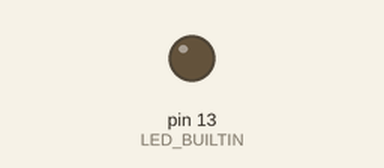
Recording of a sketch running on a simulated Arduino Uno, built with avr-gcc and run on an emulated ATmega328P. Parts: output pins drawn as LEDs (lit = HIGH). What the sketch prints to the serial monitor is not drawn.

Above: at 0.85 s.
At 14.75 s:
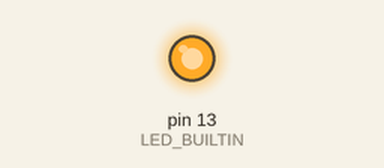
Timing chart, 0 to 15.3 s (numbered marks = the images above):
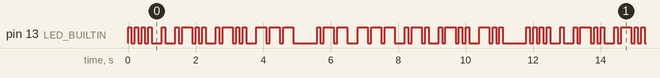

Measured:
- by itself, pin 13 (LED_BUILTIN): moves between LOW and HIGH, repeating every 11.8 s
- by itself, everything shown: repeats every 11.8 s, in 64 steps

The sketch:

encoder.ino
```cpp
#define DEBUG
const int UNIT_LENGTH = 100;
const int DIT_LENGTH = UNIT_LENGTH * 1;
const int DAH_LENGTH = UNIT_LENGTH * 3;
const int ELEMENT_GAP = UNIT_LENGTH * 1;
const int SHORT_GAP = UNIT_LENGTH * 2;
const int MEDIUM_GAP = UNIT_LENGTH * 4;
const char* codeset[] = {
/* ! */ "-.-.--",
/* " */ ".-..-.",
/* # */ NULL,
/* $ */ "...-..-",
/* % */ NULL,
/* & */ ".-...",
/* ' */ ".----.",
/* ( */ "-.--.",
/* ) */ "-.--.-",
/* * */ NULL,
/* + */ ".-.-.",
/* , */ "--..--",
/* - */ "-....-",
/* . */ ".-.-.-",
/* / */ "-..-.",
/* 0 */ "-----",
/* 1 */ ".----",
/* 2 */ "..---",
/* 3 */ "...--",
/* 4 */ "....-",
/* 5 */ ".....",
/* 6 */ "-....",
/* 7 */ "--...",
/* 8 */ "---..",
/* 9 */ "----.",
/* : */ "---...",
/* ; */ "-.-.-.",
/* < */ NULL,
/* = */ "-...-",
/* > */ NULL,
/* ? */ "..--..",
/* @ */ ".--.-.",
/* A */ ".-",
/* B */ "-...",
/* C */ "-.-.",
/* D */ "-..",
/* E */ ".",
/* F */ "..-.",
/* G */ "--.",
/* H */ "....",
/* I */ "..",
/* J */ ".---",
/* K */ "-.-",
/* L */ ".-..",
/* M */ "--",
/* N */ "-.",
/* O */ "---",
/* P */ ".--.",
/* Q */ "--.-",
/* R */ ".-.",
/* S */ "...",
/* T */ "-",
/* U */ "..-",
/* V */ "...-",
/* W */ ".--",
/* X */ "-..-",
/* Y */ "-.--",
/* Z */ "--..",
/* [ */ NULL,
/* \ */ NULL,
/* ] */ NULL,
/* ^ */ NULL,
/* _ */ "..--.-"
};
const char* getCode(char c) {
// To uppercase if needed
if ('a' <= c && c <= 'z') {
c = c - ('a' - 'A');
}
if ('!' <= c && c <= '_') {
return codeset[c - '!'];
}
return NULL;
}
void setup() {
pinMode(LED_BUILTIN, OUTPUT);
Serial.begin(19200);
}
void dit() {
#ifdef DEBUG
Serial.print(".");
#endif
digitalWrite(LED_BUILTIN, HIGH);
delay(DIT_LENGTH);
digitalWrite(LED_BUILTIN, LOW);
delay(ELEMENT_GAP);
}
void dah() {
#ifdef DEBUG
Serial.print("-");
#endif
digitalWrite(LED_BUILTIN, HIGH);
delay(DAH_LENGTH);
digitalWrite(LED_BUILTIN, LOW);
delay(ELEMENT_GAP);
}
void letter() {
#ifdef DEBUG
Serial.print(" ");
#endif
delay(SHORT_GAP);
}
void space() {
#ifdef DEBUG
Serial.println();
#endif
delay(MEDIUM_GAP);
}
void play(const char* input) {
int inputLength = strlen(input);
for (int i = 0; i < inputLength; i++) {
char c = input[i];
if (c == ' ') {
space();
} else {
const char* code = getCode(c);
if (code == NULL) {
continue;
}
int codeLength = strlen(code);
for (int j = 0; j < codeLength; j++) {
if (code[j] == '.') {
dit();
} else if (code[j] == '-') {
dah();
}
}
letter();
}
}
}
const char* text = "Hello World ";
void loop() {
play(text);
}
```
